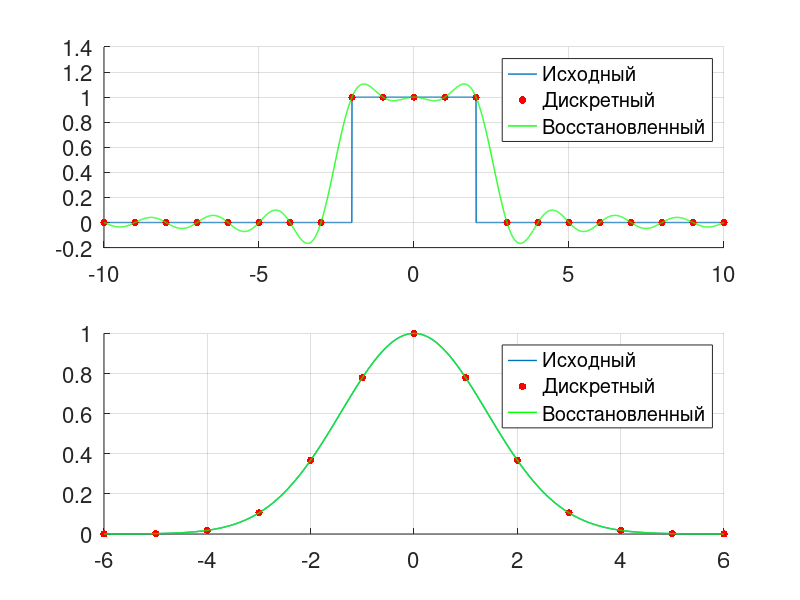

The MATLAB source for this figure:
% Исходные сигналы
step = 0.005;
% Гаусса
sigma_num = 3;
sigma = 2;
x_gauss = -sigma_num * sigma:step:sigma_num * sigma;
u_gauss = exp(- x_gauss.^2 / sigma.^2);
% Прямоугольный
indent = 8;
L = 2;
x_rect = -L - indent:step:L + indent;
u_rect = zeros(size(x_rect))
u_rect(abs(x_rect / L) <= 1) = 1;

% Дискретизация
delta_x = 1;
% Гаусс
x_gauss_descr = -sigma_num * sigma:delta_x:sigma_num * sigma;
u_gauss_descr = exp(- x_gauss_descr.^2 / sigma.^2);
% Прямоугольный
x_rect_descr = -L - indent:delta_x:L + indent;
u_rect_descr = zeros(size(x_rect_descr))
u_rect_descr(abs(x_rect_descr / L) <= 1) = 1;

% Восстановление сигнала
function [restored]=restore_signal(x_restored, x_discr, discr, delta_x)
  restored = zeros(size(x_restored));
  disp("size restored")
  disp(size(restored))
  for i = 1:length(x_restored)
    for j = 1:length(discr)
      % sinc(x) = sin(pi * x) / (pi * x)
      restored(i) = restored(i) + discr(j) * sinc(delta_x * (x_restored(i) - x_discr(j)));
    endfor
  endfor
end

u_gauss_restored = restore_signal(x_gauss, x_gauss_descr, u_gauss_descr, delta_x);
u_gauss_restored;
u_rect_restored = restore_signal(x_rect, x_rect_descr, u_rect_descr, delta_x);

% Графики
f = figure();
set(0, "defaultlinelinewidth", 1, "defaultaxesfontsize", 16);

% Гаусс
subplot(2, 1, 2);
hold on;
grid on;
plot(x_gauss, u_gauss);
plot(x_gauss_descr, u_gauss_descr, ".r", "markersize", 16);
plot(x_gauss, u_gauss_restored, "g");
legend("Исходный", "Дискретный", "Восстановленный");

% Прямоугольный
subplot(2, 1, 1);
hold on;
grid on;
plot(x_rect, u_rect);
plot(x_rect_descr, u_rect_descr, ".r", "markersize", 16);
plot(x_rect, u_rect_restored, "g");
legend("Исходный", "Дискретный", "Восстановленный");
